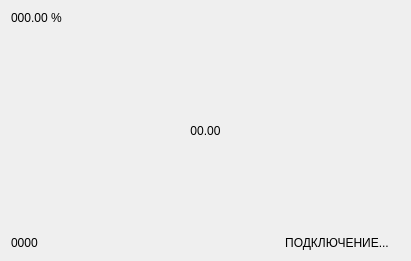
  <widget class="QWidget" name="vodoley_sts" native="true">
   <property name="geometry">
    <rect>
     <x>40</x>
     <y>80</y>
     <width>411</width>
     <height>261</height>
    </rect>
   </property>
   <layout class="QGridLayout" name="gridLayout_3">
    <item row="0" column="0" colspan="2" alignment="Qt::AlignTop">
     <widget class="QLabel" name="humidity_sp_1">
      <property name="text">
       <string>000.00 %</string>
      </property>
      <property name="alignment">
       <set>Qt::AlignLeading|Qt::AlignLeft|Qt::AlignVCenter</set>
      </property>
      <property name="style" stdset="0">
       <string>huge</string>
      </property>
     </widget>
    </item>
    <item row="2" column="0" alignment="Qt::AlignBottom">
     <widget class="QLabel" name="clock_1">
      <property name="text">
       <string>0000</string>
      </property>
      <property name="alignment">
       <set>Qt::AlignLeading|Qt::AlignLeft|Qt::AlignVCenter</set>
      </property>
      <property name="style" stdset="0">
       <string>huge</string>
      </property>
     </widget>
    </item>
    <item row="1" column="0" colspan="3">
     <widget class="QLabel" name="humidity_1">
      <property name="text">
       <string>00.00</string>
      </property>
      <property name="alignment">
       <set>Qt::AlignCenter</set>
      </property>
      <property name="style" stdset="0">
       <string>gigantic</string>
      </property>
     </widget>
    </item>
    <item row="2" column="2" alignment="Qt::AlignBottom">
     <widget class="QLabel" name="vodoley_status">
      <property name="text">
       <string>ПОДКЛЮЧЕНИЕ...</string>
      </property>
      <property name="alignment">
       <set>Qt::AlignCenter</set>
      </property>
      <property name="style" stdset="0">
       <string>vodoley-status</string>
      </property>
     </widget>
    </item>
   </layout>
  </widget>
